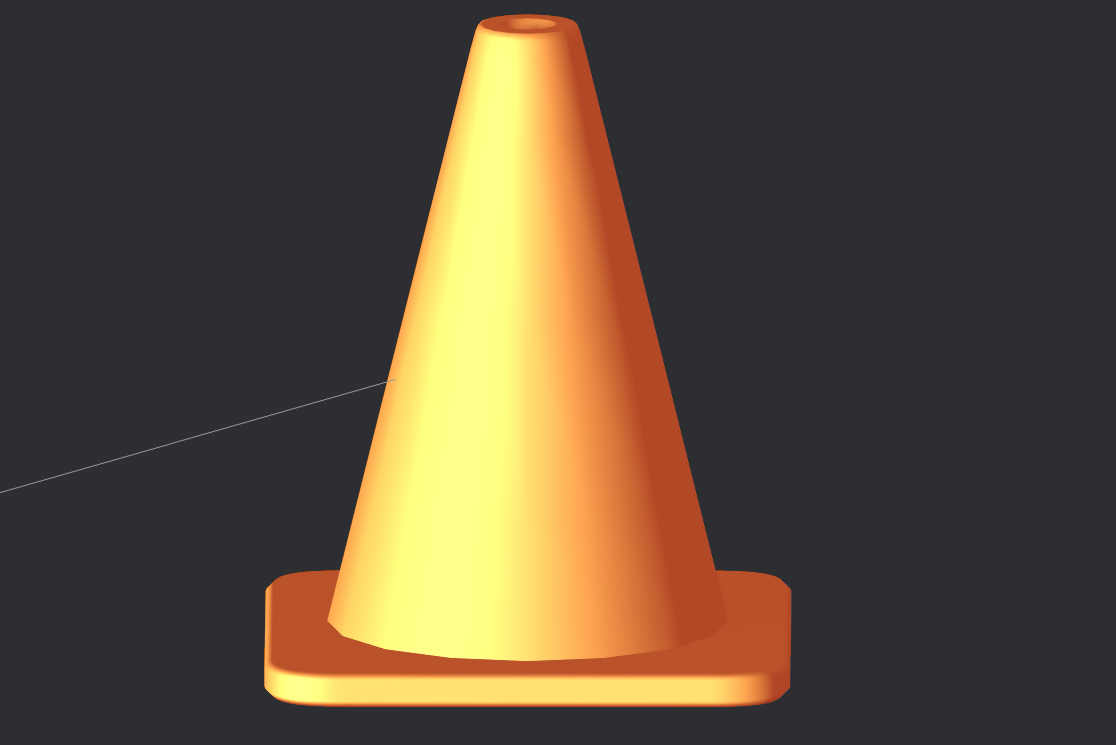
#> input picture data/blender/cone1.png, 1116 x 745 px, given in place of cylinder_left.png, which was not available
$ jupyter execute --allow-errors kp_detec_cylinder_vert.ipynb   (text cells are left out)
#> lines starting #> are read from the running program, lines starting #| are printed output that depends on the picture; long printed decimals are rounded; pictures that were not available may be replaced by others from this repository, and a replacement may not be noted
### code/visu_hessian.py
import os
import sys
import cv2 as cv

import matplotlib.pyplot as plt
from matplotlib import colors
import numpy as np

from tqdm import tqdm
from numba import njit

# add the path to the descriptor folder
sys.path.append(os.path.join("..", "descriptor"))
# import visualize_hessian.visu_hessian
import descriptor as desc

# return to the root directory
sys.path.append(os.path.join(".."))

# set pyplot parameters
plt.rcParams["font.size"] = "6"


def convert_uint8_to_float32(img):
    """
    Convert a uint8 image to float32 image.
    img: uint8 image
    Return: float32 image
    """
    # force cast into float32 to avoid overflow
    img = img.astype(np.float32)
    # normalize image between 0 and 1
    img = img / 255
    return img


# [1068 lines left out: functions compute_gradient, compute_hessian, crop_image_around_keypoint, compute_hessian_gradient_subimage, visualize_curvature_values, rotate_subimage and 15 more, not called in this run]

### keypoint_detection/kp_detec_cylinder_vert.ipynb
[cell 1]
import cv2 as cv
import numpy as np
import matplotlib.pyplot as plt
import os
import sys

# add the path to the visualize_hessian folder
sys.path.append(os.path.join("..", "visualize_hessian"))

import visu_hessian as vh

# return to the root directory
sys.path.append(os.path.join(".."))

# add the path to the visualize_hessian folder
sys.path.append(os.path.join("..", "descriptor"))

#> (the rest of this cell did not finish here and is left out)

[cell 2]
img_folder = "../data/blender"
im_name1 = "cylinder_left"
im_name2 = "cylinder_right"
im_names = [im_name1, im_name2]
im_ext = "png"

ims = [
    cv.imread(f"{img_folder}/{im_names[i]}.{im_ext}", cv.IMREAD_GRAYSCALE)
    for i in range(2)
]
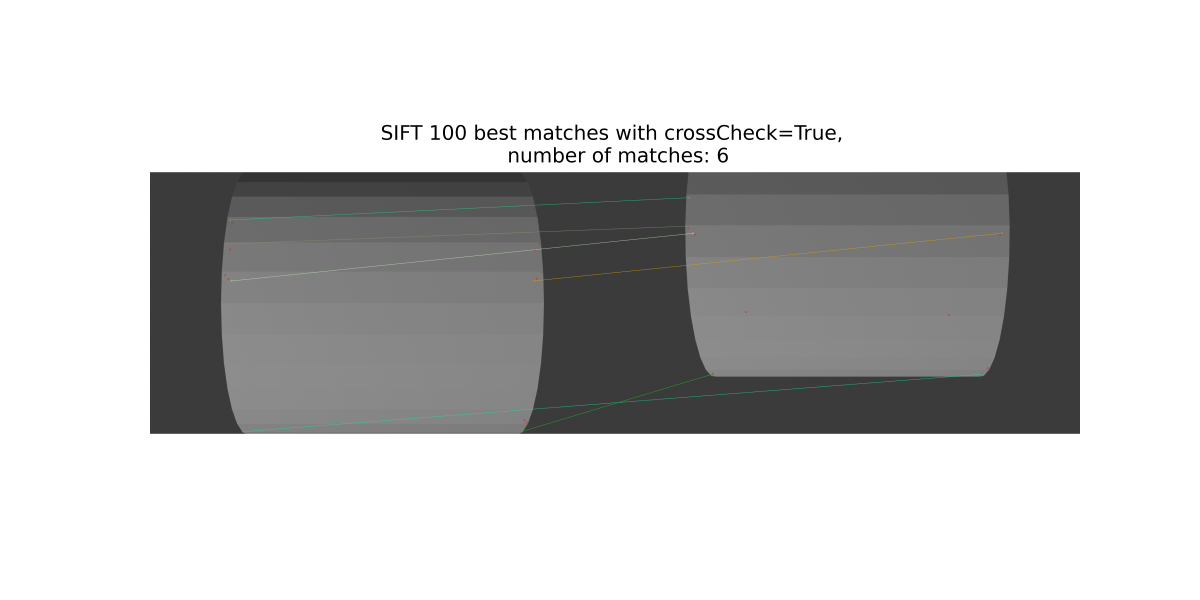
#> input picture data/blender/cubes_sift_matches_100_crossCheck.png, 6000 x 3000 px, given in place of cylinder_right.png, which was not available (shown at 1/5 size)
#> ims = 2 items


# compute float32 versions for calculations
float_ims = [vh.convert_uint8_to_float32(ims[i]) for i in range(2)]
#> in convert_uint8_to_float32, `img = img.astype(np.float32)`:
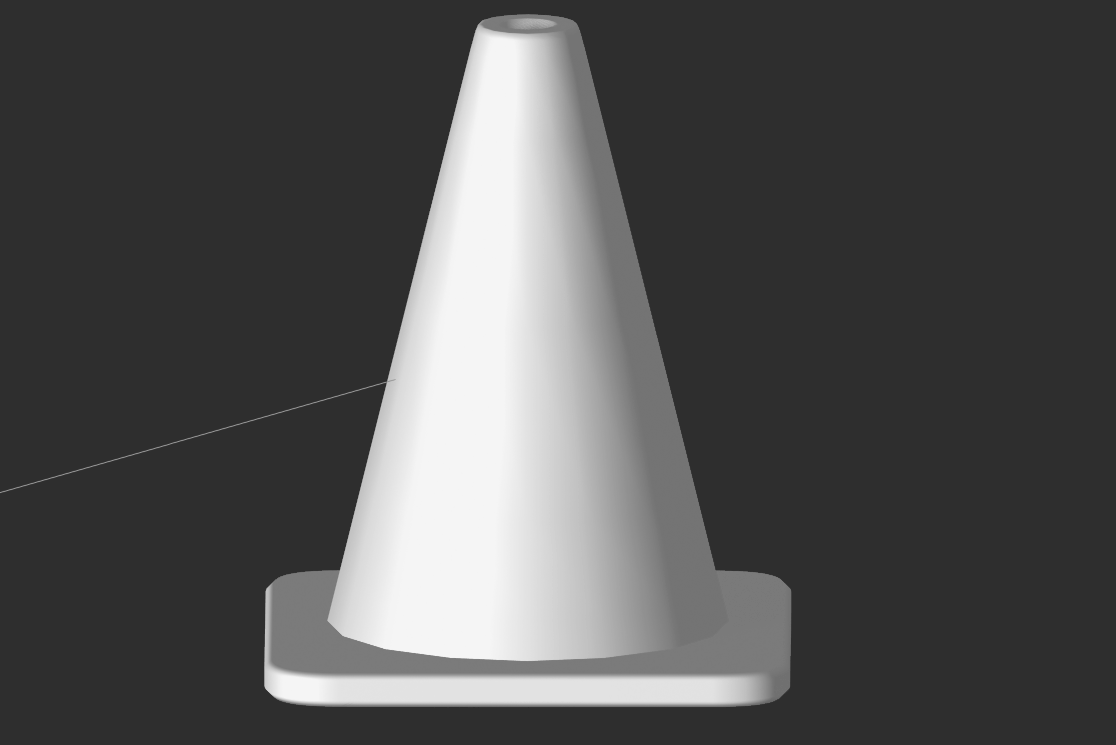
#> img: shape (745, 1116) float32; min 46, max 245, mean 81.3
#> float_ims = 2 items

# blur images

# blur images
float_ims = [float_ims[0], float_ims[1]]
blur_sigma = 1.6
#> (the rest of this cell did not finish here and is left out)

[cell 3]
# crop subimage around the object
obj_ims = [float_ims[0][300:730, 850:1450]]

plt.imshow(obj_ims[0], cmap="gray")
plt.axis("off")
plt.show()
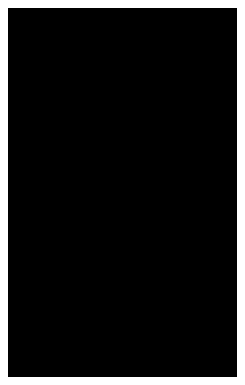
#> figure drawn by matplotlib, 1 panel

# print extrema values
for i, im in enumerate(obj_ims):
    print(f"Image {i+1} min: {im.min()}")
    print(f"Image {i+1} max: {im.max()}")
    print(f"Image {i+1} mean: {im.mean()}")
    print(f"Image {i+1} std: {im.std()}")
    print(f"Image {i+1} shape: {im.shape}")
    print(f"Image {i+1} dtype: {im.dtype}")
    print(f"Image {i+1} size: {im.size}")
    print("")
#> this loop made 1 pass
#| Image 1 min: 0.1804
#| Image 1 max: 0.1804
#| Image 1 mean: 0.1804
#| Image 1 std: 1.4901161193847656e-08
#| Image 1 shape: (430, 266)
#| Image 1 dtype: float32
#| Image 1 size: 114380

#> (a cell that did not finish here is left out)

#> (a cell that did not finish here is left out)

[cell 6]
# define descriptor parameter
nb_bins = 3
bin_radius = 2
delta_angle = 5.0
nb_angular_bins = int(360 / delta_angle) + 1
sigma_weight = 0
normalization_mode = "global"
descriptor_size = 3 * nb_bins * nb_bins * nb_angular_bins

# define where to compute descriptor, depends on the size of the descriptor neighborhood
neighborhood_width = nb_bins * (2 * bin_radius + 1)
neighborhood_radius = neighborhood_width // 2
border_size = neighborhood_radius + 1

y_start, y_stop = border_size, obj_ims[0].shape[0] - border_size
#> y_start = 8; y_stop = 422
x_start, x_stop = border_size, obj_ims[0].shape[1] - border_size
#> x_start = 8; x_stop = 258

# initialize descriptor array, coordinates are in the whole image
descs_obj1 = np.zeros(
    (obj_ims[0].shape[0], obj_ims[0].shape[1], descriptor_size), dtype=np.float32
)

[cell 7]
print("y_start", y_start)
#| y_start 8
print("y_stop", y_stop)
#| y_stop 422
print("x_start", x_start)
#| x_start 8
print("x_stop", x_stop)
#| x_stop 258

#> (a cell that did not finish here is left out)

#> (a cell that did not finish here is left out)

[cell 10]
selected_keypoints = np.zeros((obj_ims[0].shape[0], obj_ims[0].shape[1]), dtype=bool)


#> (the rest of this cell did not finish here and is left out)

[cell 11]
print(f"Number of selected pixels: {sum(sum(selected_keypoints))}")
#| Number of selected pixels: 0

[cell 12]
plt.imshow(obj_ims[0], cmap="gray")


plt.axis("off")


plt.scatter(
    np.where(selected_keypoints)[1], np.where(selected_keypoints)[0], c="r", s=1
)
#> selected_keypoints: shape (430, 266) bool; every value is 0


plt.show()
